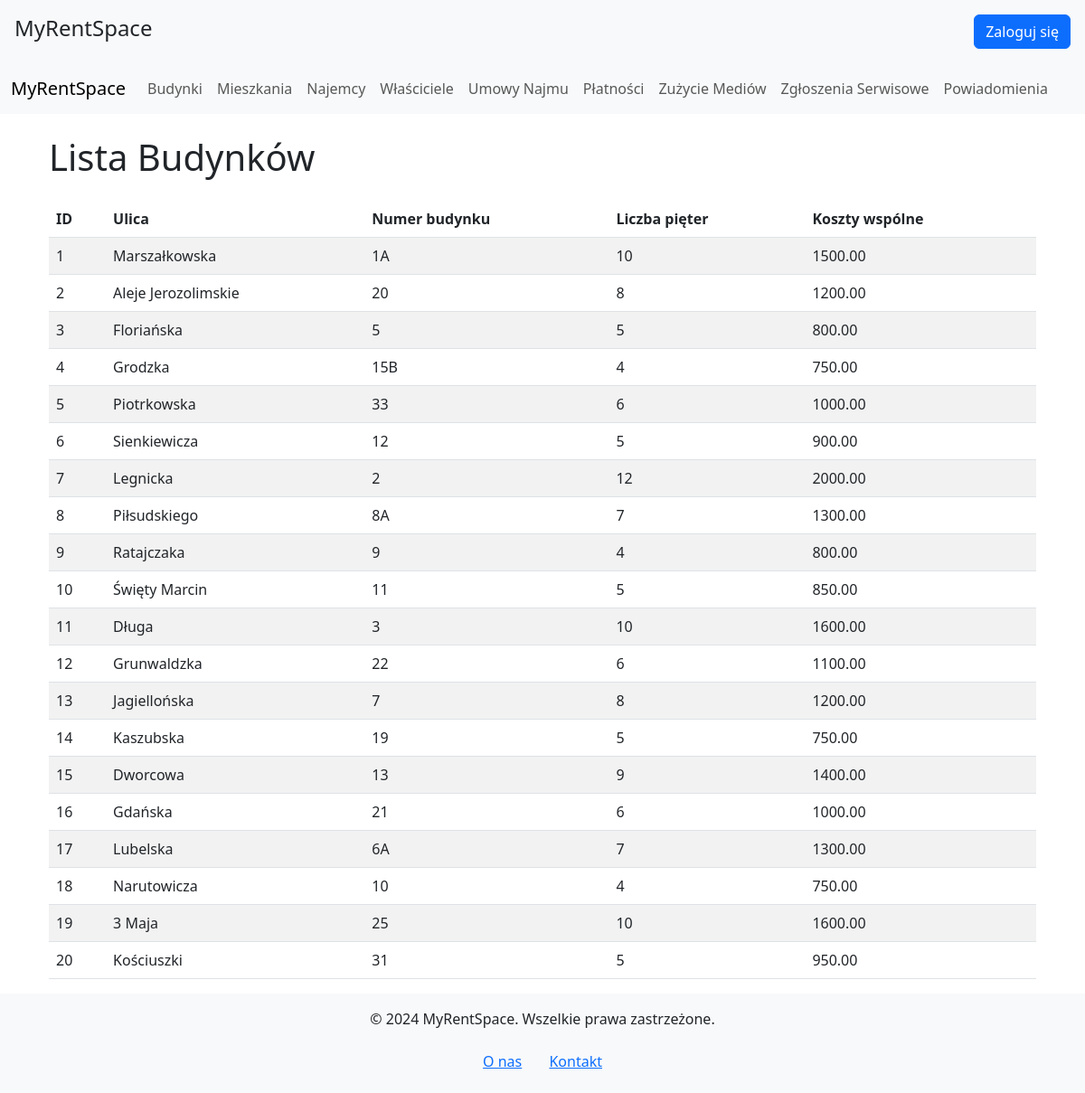
/index.php?view=buildings, run on the app's committed database.
### tables this page shows
CREATE TABLE `buildings` (
  `id` int(11) NOT NULL,
  `location_id` int(11) NOT NULL,
  `street` varchar(255) NOT NULL,
  `building_number` varchar(50) NOT NULL,
  `total_floors` int(11) NOT NULL,
  `common_cost` decimal(10,2) DEFAULT NULL
);

### views/buildings.php (the view)
<?php
include 'config/db.php';
$query = "SELECT * FROM buildings";
$result = $conn->query($query);
?>
<div class="container">
    <h1 class="mb-4">Lista Budynków</h1>
    <table class="table table-striped">
        <thead>
        <tr>
            <th>ID</th>
            <th>Ulica</th>
            <th>Numer budynku</th>
            <th>Liczba pięter</th>
            <th>Koszty wspólne</th>
        </tr>
        </thead>
        <tbody>
        <?php
        if ($result->num_rows > 0) {
            while ($row = $result->fetch_assoc()) {
                echo "<tr>
                            <td>{$row['id']}</td>
                            <td>{$row['street']}</td>
                            <td>{$row['building_number']}</td>
                            <td>{$row['total_floors']}</td>
                            <td>{$row['common_cost']}</td>
                          </tr>";
            }
        } else {
            echo "<tr><td colspan='5' class='text-center'>Brak danych</td></tr>";
        }
        ?>
        </tbody>
    </table>
</div>

### index.php (shortened to what this page needs)
<!DOCTYPE html>
<html lang="pl">
<head>
    <link href="https://cdn.jsdelivr.net/npm/bootstrap@5.3.0/dist/css/bootstrap.min.css" rel="stylesheet">
    <link href="assets/custom.css" rel="stylesheet">
</head>
<body>
<?php include 'partials/header.php'; ?>
<?php include 'partials/menu.php'; ?>
<div class="container mt-4">
    <?php
    $view = $_GET['view'] ?? 'home';
    switch ($view) {
        case 'buildings':
            include 'views/buildings.php';
            break;
    }
    ?>
</div>
<?php include 'partials/footer.php'; ?>
</body>
</html>

### partials/header.php
<header class="d-flex justify-content-between align-items-center p-3 bg-light">
    <h1 class="h4">MyRentSpace</h1>
    <button type="button" class="btn btn-primary" data-bs-toggle="modal" data-bs-target="#loginModal">
        Zaloguj się
    </button>
</header>

### partials/menu.php (shortened to what this page needs)
<nav class="navbar navbar-expand-lg navbar-light bg-light">
    <div class="container-fluid">
        <a class="navbar-brand" href="index.php">MyRentSpace</a>
        <div class="collapse navbar-collapse" id="navbarNav">
            <ul class="navbar-nav">
                <li class="nav-item">
                    <a class="nav-link" href="index.php?view=buildings">Budynki</a>
                </li>
                <li class="nav-item">
                    <a class="nav-link" href="index.php?view=apartments">Mieszkania</a>
                </li>
                <li class="nav-item">
                    <a class="nav-link" href="index.php?view=tenants">Najemcy</a>
                </li>
                <li class="nav-item">
                    <a class="nav-link" href="index.php?view=owners">Właściciele</a>
                </li>
                <li class="nav-item">
                    <a class="nav-link" href="index.php?view=agreements">Umowy Najmu</a>
                </li>
                <li class="nav-item">
                    <a class="nav-link" href="index.php?view=payments">Płatności</a>
                </li>
                <li class="nav-item">
                    <a class="nav-link" href="index.php?view=media">Zużycie Mediów</a>
                </li>
                <li class="nav-item">
                    <a class="nav-link" href="index.php?view=maintenance">Zgłoszenia Serwisowe</a>
                </li>
                <li class="nav-item">
                    <a class="nav-link" href="index.php?view=notifications">Powiadomienia</a>
                </li>
            </ul>
        </div>
    </div>
</nav>

### partials/footer.php
<footer class="bg-light text-center py-3">
    <p>&copy; 2024 MyRentSpace. Wszelkie prawa zastrzeżone.</p>
    <a href="about.html" class="btn btn-link">O nas</a>
    <a href="contact.html" class="btn btn-link">Kontakt</a>
</footer>

### data on the page
buildings: id "1", street "Marszałkowska", building_number "1A", total_floors "10", common_cost "1500.00"
buildings: id "2", street "Aleje Jerozolimskie", building_number "20", total_floors "8", common_cost "1200.00"
buildings: id "3", street "Floriańska", building_number "5", total_floors "5", common_cost "800.00"
buildings: id "4", street "Grodzka", building_number "15B", total_floors "4", common_cost "750.00"
buildings: id "5", street "Piotrkowska", building_number "33", total_floors "6", common_cost "1000.00"
buildings: id "6", street "Sienkiewicza", building_number "12", total_floors "5", common_cost "900.00"
buildings: id "7", street "Legnicka", building_number "2", total_floors "12", common_cost "2000.00"
buildings: id "8", street "Piłsudskiego", building_number "8A", total_floors "7", common_cost "1300.00"
buildings: id "9", street "Ratajczaka", building_number "9", total_floors "4", common_cost "800.00"
buildings: id "10", street "Święty Marcin", building_number "11", total_floors "5", common_cost "850.00"
buildings: id "11", street "Długa", building_number "3", total_floors "10", common_cost "1600.00"
buildings: id "12", street "Grunwaldzka", building_number "22", total_floors "6", common_cost "1100.00"
buildings: id "13", street "Jagiellońska", building_number "7", total_floors "8", common_cost "1200.00"
buildings: id "14", street "Kaszubska", building_number "19", total_floors "5", common_cost "750.00"
buildings: id "15", street "Dworcowa", building_number "13", total_floors "9", common_cost "1400.00"
buildings: id "16", street "Gdańska", building_number "21", total_floors "6", common_cost "1000.00"
buildings: id "17", street "Lubelska", building_number "6A", total_floors "7", common_cost "1300.00"
buildings: id "18", street "Narutowicza", building_number "10", total_floors "4", common_cost "750.00"
buildings: id "19", street "3 Maja", building_number "25", total_floors "10", common_cost "1600.00"
buildings: id "20", street "Kościuszki", building_number "31", total_floors "5", common_cost "950.00"
